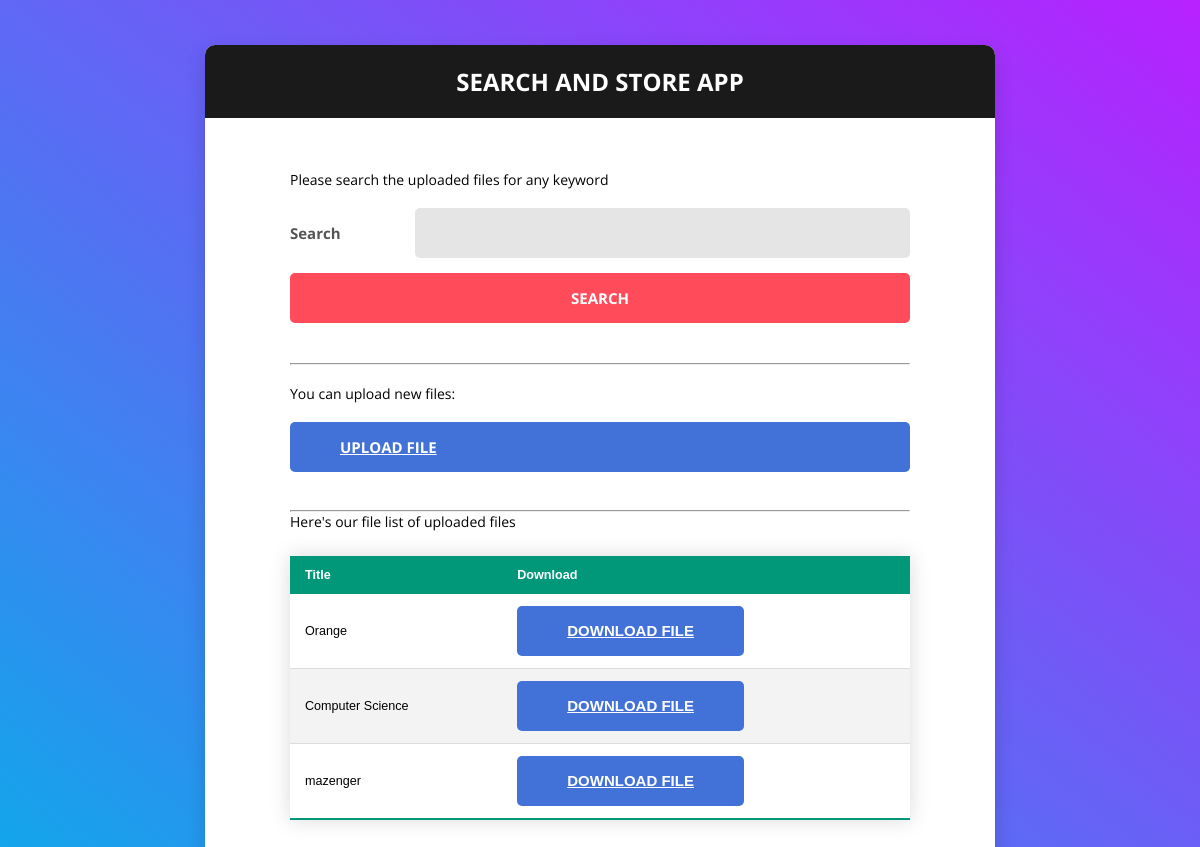
Before: / with the older database file.
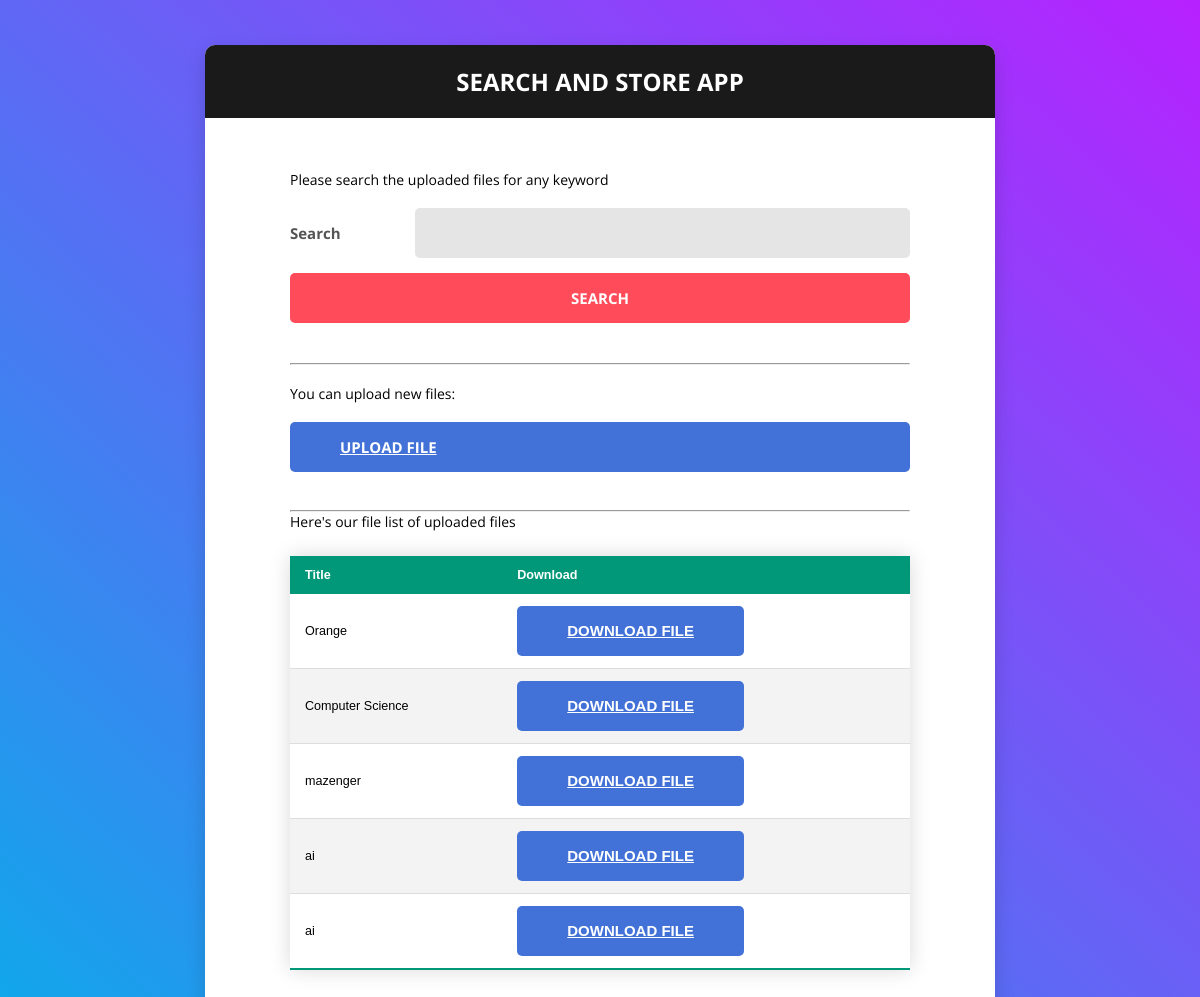
After: the same page with the newer database file.
### files/models.py (models this page shows, shortened)
class File(models.Model):
    def validate_file_extension(value):
        import os
        ext = os.path.splitext(value.name)[1]
        valid_extensions = ['.pdf', '.pptx']
        if not ext in valid_extensions:
            raise ValidationError(u'File not supported! Only .pdf and .pptx accepted')
    title = models.CharField(max_length=100)
    content = models.FileField(upload_to='files/store'
                               , validators=[validate_file_extension])

### files/views.py (the view)
# urls.py: path('', views.home, name='home')
def home(request):
    files = File.objects.all()
    return render(request, 'homepage.html', {
        'files': files
    })

### files/templates/homepage.html (shortened to what this page needs)
<!DOCTYPE html>
<html lang="en">
{% load static %}
<head>
    <link href="{% static 'css/main.css' %}" rel="stylesheet" media="all">
</head>
<body>
<div class="page-wrapper bg-gra-03 p-t-45 p-b-50">
    <div class="wrapper wrapper--w790">
        <div class="card card-5">
            <div class="card-heading">
                <h2 class="title">Search and Store App</h2>
            </div>
            <div class="card-body">
                <div class="value">
                    Please search the uploaded files for any keyword
                </div>
                <br/>
                <form action="{% url 'search' %}" method="POST">
                    <div class="form-row">
                        <div class="name">Search</div>
                        <div class="value">
                            <div class="input-group">
                                <input class="input--style-5" type="text" name="search_text" id="search_texta">
                            </div>
                        </div>
                        <div style="height:15px">&nbsp;</div>
                        <button class="btn btn--radius-2 btn--red" type="submit" style="width: 100%;">Search</button>
                    </div>
                </form>
                <hr class="rounded">
                <br/>
You can upload new files: <br><br>
                <a href="{% url 'upload_file' %}" class="btn btn--radius-2 btn--blue btn-sm" role="button"  style="width: 100%;">Upload File</a>
<br/>
                <br/>
<br/>
                                <hr class="rounded">
                Here's our file list  of uploaded files
                <table class="styled-table" width="100%">
                    <thead>
                    <tr>
                        <th>Title</th>
                        <th>Download</th>
                    </tr>
                    </thead>
                    <tbody>
                    {% for file in files %}
                    <tr>
                        <td>{{file.title}}</td>
                        <td><a href="{{file.content.url}}" class="btn btn--radius-2 btn--blue btn-sm" role="button">Download
                            File</a></td>
                    </tr>
                    {% endfor %}
                    </tbody>
                </table>
            </div>
        </div>
    </div>
</div>
</body>
</html>

### static/css/main.css (style rules this page uses)
.form-row { display: -webkit-box; display: -webkit-flex; display: -moz-box; display: -ms-flexbox; display: flex; -webkit-flex-wrap: wrap; -ms-flex-wrap: wrap; flex-wrap: wrap; -webkit-box-align: center; -webkit-align-items: center; -moz-box-align: center; -ms-flex-align: center; align-items: center; margin-bottom: 40px; }
.form-row .name { width: 125px; color: #555; font-size: 15px; font-weight: 700; }
.form-row .value { width: -webkit-calc(100% - 125px); width: -moz-calc(100% - 125px); width: calc(100% - 125px); }
html { -webkit-box-sizing: border-box; -moz-box-sizing: border-box; box-sizing: border-box; }
* { padding: 0; margin: 0; }
*, *:before, *:after { -webkit-box-sizing: inherit; -moz-box-sizing: inherit; box-sizing: inherit; }
body, h1, h2, h3, h4, h5, h6, blockquote, p, pre, dl, dd, ol, ul, figure, hr, fieldset, legend { margin: 0; padding: 0; }
table { border-collapse: collapse; border-spacing: 0; }
button { outline: none; background: none; border: none; }
.page-wrapper { min-height: 100vh; }
body { font-family: "Open Sans", "Arial", "Helvetica Neue", sans-serif; font-weight: 400; font-size: 14px; }
h1, h2, h3, h4, h5, h6 { font-weight: 400; }
h2 { font-size: 30px; }
.bg-gra-03 { background: -webkit-gradient(linear, left bottom, right top, from(#08aeea), to(#b721ff)); background: -webkit-linear-gradient(bottom left, #08aeea 0%, #b721ff 100%); background: -moz-linear-gradient(bottom left, #08aeea 0%, #b721ff 100%); background: -o-linear-gradient(bottom left, #08aeea 0%, #b721ff 100%); background: linear-gradient(to top right, #08aeea 0%, #b721ff 100%); }
.p-t-45 { padding-top: 45px; }
.p-b-50 { padding-bottom: 50px; }
.wrapper { margin: 0 auto; }
.wrapper--w790 { max-width: 790px; }
.btn { display: inline-block; line-height: 50px; padding: 0 50px; -webkit-transition: all 0.4s ease; -o-transition: all 0.4s ease; -moz-transition: all 0.4s ease; transition: all 0.4s ease; cursor: pointer; font-size: 15px; text-transform: uppercase; font-weight: 700; color: #fff; font-family: inherit; }
.btn--radius-2 { -webkit-border-radius: 5px; -moz-border-radius: 5px; border-radius: 5px; }
.btn--blue { background: #4272d7; }
.btn--red { background: #ff4b5a; }
input { outline: none; margin: 0; border: none; -webkit-box-shadow: none; -moz-box-shadow: none; box-shadow: none; width: 100%; font-size: 14px; font-family: inherit; }
.input--style-5 { background: #e5e5e5; line-height: 50px; -webkit-border-radius: 5px; -moz-border-radius: 5px; border-radius: 5px; padding: 0 22px; font-size: 16px; color: #555; }
.input-group { position: relative; margin: 0; }
.title { font-size: 24px; text-transform: uppercase; font-weight: 700; text-align: center; color: #fff; }
.card { -webkit-border-radius: 3px; -moz-border-radius: 3px; border-radius: 3px; background: #fff; }
.card-5 { background: #fff; -webkit-border-radius: 10px; -moz-border-radius: 10px; border-radius: 10px; -webkit-box-shadow: 0px 8px 20px 0px rgba(0, 0, 0, 0.15); -moz-box-shadow: 0px 8px 20px 0px rgba(0, 0, 0, 0.15); box-shadow: 0px 8px 20px 0px rgba(0, 0, 0, 0.15); }
.card-5 .card-heading { padding: 20px 0; background: #1a1a1a; -webkit-border-top-left-radius: 10px; -moz-border-radius-topleft: 10px; border-top-left-radius: 10px; -webkit-border-top-right-radius: 10px; -moz-border-radius-topright: 10px; border-top-right-radius: 10px; }
.card-5 .card-body { padding: 52px 85px; padding-bottom: 73px; }

### files/templates/homepage.html (style rules this page uses)
.styled-table { border-collapse: collapse; margin: 25px 0; font-size: 0.9em; font-family: sans-serif; min-width: 400px; box-shadow: 0 0 20px rgba(0, 0, 0, 0.15); }
.styled-table thead tr { background-color: #009879; color: #ffffff; text-align: left; }
.styled-table th, .styled-table td { padding: 12px 15px; }
.styled-table tbody tr { border-bottom: 1px solid #dddddd; }
.styled-table tbody tr:nth-of-type(even) { background-color: #f3f3f3; }
.styled-table tbody tr:last-of-type { border-bottom: 2px solid #009879; }

Changed rows visible on the page:
added File: title "ai"
added File: title "ai"
